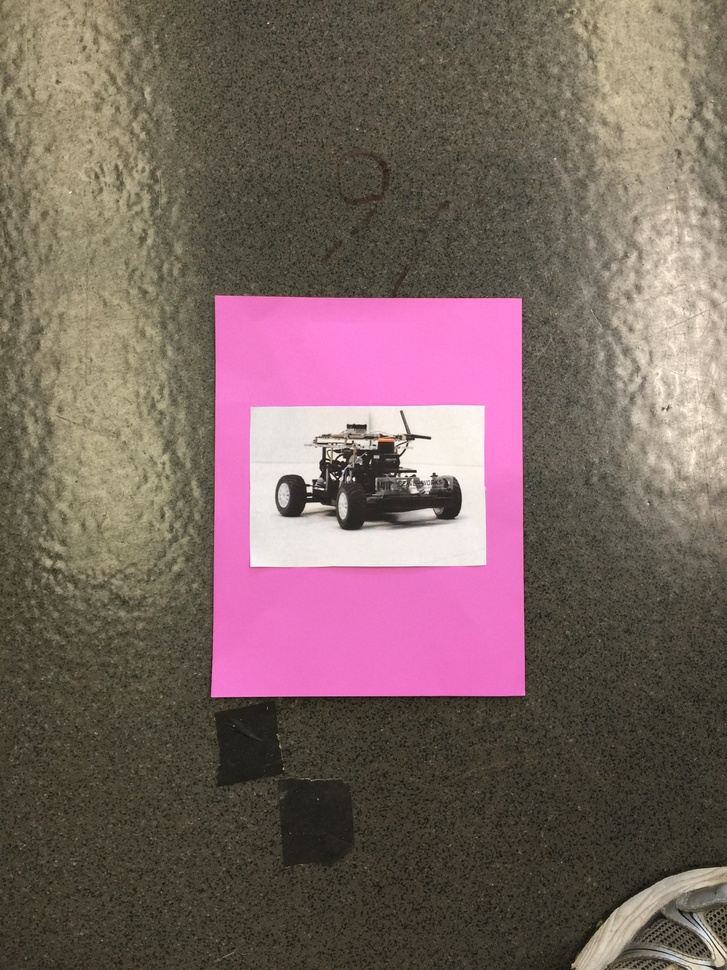
#> input picture scripts/IMG_1704.JPG, 727 x 970 px, shrunk from 2448 x 3264 before the run
$ python pinkDetect.py   (Python 2 division)   (older library calls are emulated)
#> lines starting #> are read from the running program, lines starting #| are printed output that depends on the picture; after the words box and inside, x2 and y2 are one past the last pixel; in counts of white or black regions, pixels touching at a corner belong together
# Standard imports
import cv2
import numpy as np;
import imutils

# calculates histogram values
hrange = [0,180]
srange = [0,256]
ranges = hrange + srange

imgDict = {
        "ari.png":"ari",
        "professor karaman.png":"sertac",
        "cat.png":"cat",
        "racecar.png":"racecar"
        }

# Read image
im = cv2.imread("IMG_1704.JPG")
#> im is the input picture: shape (970, 727, 3); mean B, G, R 97.1, 101.1, 121.4
cv2.namedWindow("hey", cv2.WINDOW_NORMAL)


hsv = cv2.cvtColor(im, cv2.COLOR_BGR2HSV)
#> hsv: shape (970, 727, 3); mean H, S, V 39, 67.5, 121.4

r1 = np.array([155, 0, 0])

r2 = np.array([175, 255, 255])

mask = cv2.inRange(hsv, r1, r2)
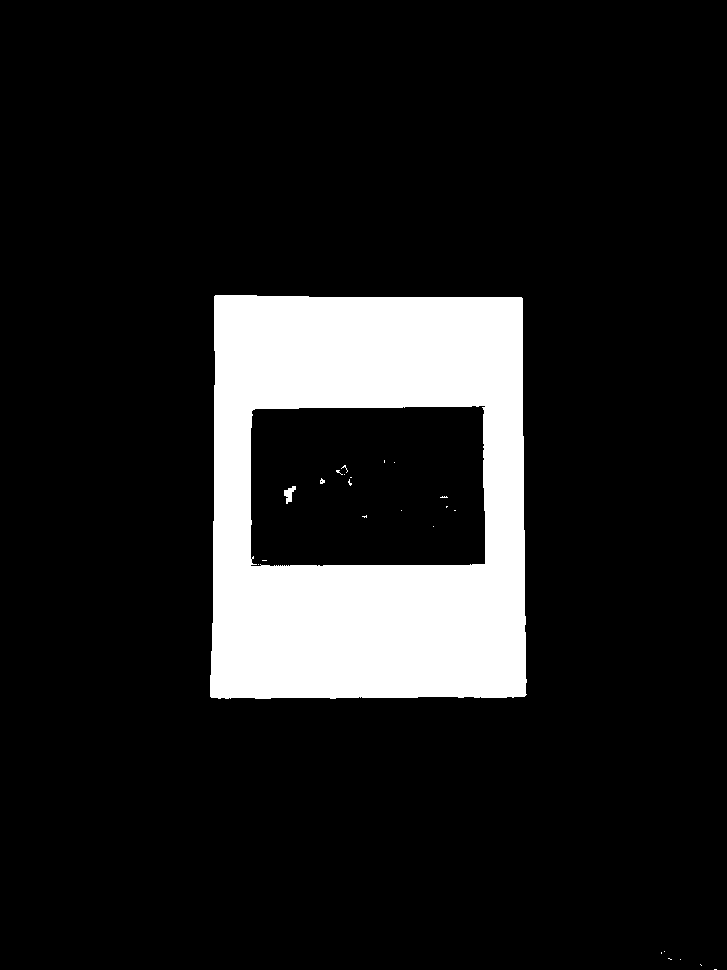
#> mask: shape (970, 727); 12.5% white; 24 white regions (21 under 20 px)
mask = cv2.GaussianBlur(mask, (21,21), 0)
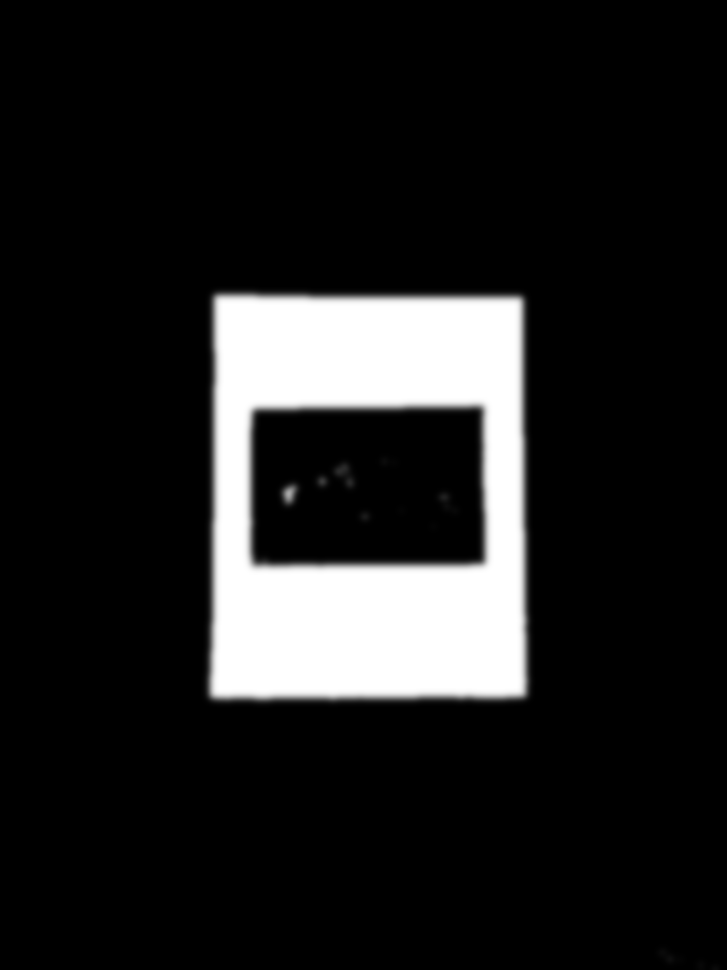
#> mask: shape (970, 727); min 0, max 255, mean 32
mask = cv2.erode(mask, (3, 3), iterations=5)


contours = cv2.findContours(mask, cv2.RETR_EXTERNAL, cv2.CHAIN_APPROX_SIMPLE)[0]
#> contours = 3 contours; box (x1, y1, x2, y2) and area: (201, 291, 536, 708) 135533, (654, 949, 686, 968) 330, (693, 962, 723, 970) 117

result = contours[0]
#> result = contour of 22 points, box (x1, y1, x2, y2) (693, 962, 723, 970), area 117
for x in contours:
	if cv2.contourArea(x)>cv2.contourArea(result):
		result = x
#> this loop made 3 passes
#> after the loop, result = contour of 72 points, box (x1, y1, x2, y2) (201, 291, 536, 708), area 135533

padding = 30
x,y,w,h = cv2.boundingRect(result)
#> x = 201; y = 291; w = 335; h = 417
sliced = hsv[y + padding:y+h - padding, x + padding:x+w - padding, :]
#> sliced: shape (357, 275, 3); mean H, S, V 106.2, 86.1, 223.9


mask2 = cv2.inRange(sliced, r1, r2)
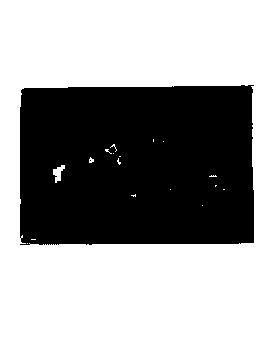
#> mask2: shape (357, 275); 63% white; 2 black regions (1 under 20 px), largest, box (x1, y1, x2, y2) and area: (20, 85, 254, 245) 36355
mask2 = cv2.bitwise_not(mask2)
#> mask2: shape (357, 275); 37% white; 2 white regions (1 under 20 px)
mask2 = cv2.GaussianBlur(mask2, (21,21), 0)
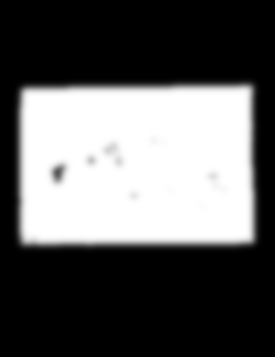
#> mask2: shape (357, 275); min 0, max 255, mean 94.4
mask2 = cv2.erode(mask2, (3, 3), iterations=5)
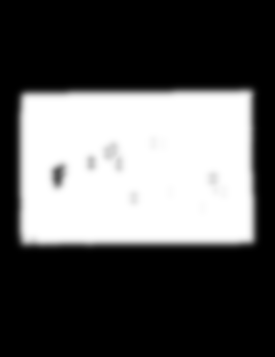
#> mask2: shape (357, 275); min 0, max 255, mean 91.2


contours2 = cv2.findContours(mask2, cv2.RETR_EXTERNAL, cv2.CHAIN_APPROX_SIMPLE)[0]
#> contours2 = 1 contour; box (x1, y1, x2, y2) and area: (11, 81, 263, 254) 42199

largest = contours2[0]
#> largest = contour of 59 points, box (x1, y1, x2, y2) (11, 81, 263, 254), area 42199
second_largest = contours2[0]
#> second_largest has the same summary as largest
for x in contours2:
	if cv2.contourArea(x)>cv2.contourArea(largest):
		second_largest = largest
		largest = x
	elif cv2.contourArea(x) > cv2.contourArea(second_largest):
		second_largest = x
#> this loop made 1 pass

x1,y1,w1,h1 = cv2.boundingRect(second_largest)
#> x1 = 11; y1 = 81; w1 = 252; h1 = 173
sliced = sliced[y1:y1+h1, x1:x1+w1, :]
#> sliced: shape (173, 252, 3); mean H, S, V 39, 35.3, 197.7

valList = []


# Initiate SIFT detector
orb = cv2.ORB()

des1 = orb.detectAndCompute(sliced,None)[1]

for keys in imgDict:
	readIn = cv2.imread(keys)
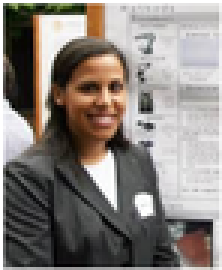
#> input picture scripts/ari.png, 74 x 90 px, shrunk from 248 x 302 before the run (shown 3 times larger)
#> readIn is the input picture: shape (90, 74, 3); mean B, G, R 125, 130.1, 136.9

        convert = cv2.cvtColor(readIn, cv2.COLOR_HSV2BGR)
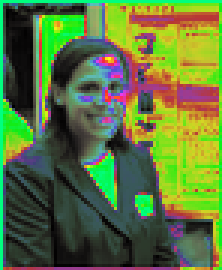
#> convert: shape (90, 74, 3) (shown 3 times larger); mean B, G, R 59.8, 117.7, 92.9
	des2 = orb.detectAndCompute(convert,None)[1]

	# create BFMatcher object
	bf = cv2.BFMatcher(cv2.NORM_HAMMING, crossCheck=True)

	# Match descriptors.
	matches = bf.match(des1,des2)
#> matches = 11 matches


        valList.append((len(matches),imgDict[keys]))
#> pass 2 of the loop `for keys in imgDict:`:
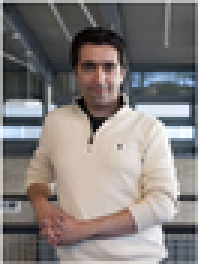
#> input picture scripts/professor karaman.png, 67 x 89 px, shrunk from 226 x 300 before the run (shown 3 times larger)
#> readIn is the input picture: shape (89, 67, 3); mean B, G, R 127.2, 129.1, 134.8
#> `convert = cv2.cvtColor(readIn, cv2.COLOR_HSV2BGR)`:
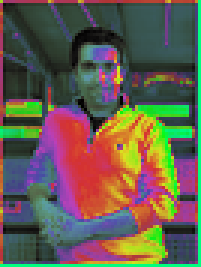
#> convert: shape (89, 67, 3) (shown 3 times larger); mean B, G, R 79.3, 93.4, 100.7
#> matches = 3 matches
#> pass 3 of the loop `for keys in imgDict:`:
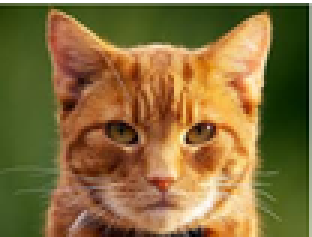
#> input picture scripts/cat.png, 104 x 79 px, shrunk from 350 x 266 before the run (shown 3 times larger)
#> readIn is the input picture: shape (79, 104, 3); mean B, G, R 58.9, 109, 132.9
#> `convert = cv2.cvtColor(readIn, cv2.COLOR_HSV2BGR)`:
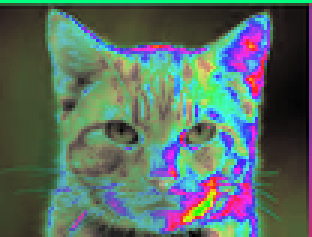
#> convert: shape (79, 104, 3) (shown 3 times larger); mean B, G, R 100.4, 107.8, 87.6
#> matches = 21 matches
#> the loop made 4 passes; the first 3 are shown
result = valList[0]
for i in range(0,len(valList)):
	if valList[i][0]>result[0]:
        	result = valList[i]

print(result[1])


cv2.imshow("hey", sliced)

#hsvTest = cv2.calcHist(sliced,[0,1],None,[180,256],ranges)
'''
description = self.checkMatch(hsvTest,self.imgDict)
self.saveImg(img,description)
self.img_pub.publish(description)

'''

'''
mask = cv2.GaussianBlur(mask, (21,21), 0)
mask = cv2.erode(mask, (3, 3), iterations=5)
contours, h = cv2.findContours(mask, cv2.RETR_TREE, cv2.CHAIN_APPROX_SIMPLE)

cv2.drawContours(im, contours, -1, (0, 255, 0))

for j in range(0, len(contours)):
    # [4 lines of commented-out code are left out]

    M = cv2.moments(contours[j])
    cX = int(M["m10"] / M["m00"])
    cY = int(M["m01"] / M["m00"])

    # draw the contour and center of the shape on the image
    cv2.drawContours(im, [contours[j]], -1, (0, 255, 0), 2)
    cv2.circle(im, (cX, cY), 4, (255, 255, 255), -1)
    cv2.putText(im, "center", (cX - 20, cY - 20),
    cv2.FONT_HERSHEY_SIMPLEX, 0.5, (255, 255, 255), 2)

# Show blobs
cv2.imshow("o shit wadap", im)

'''
cv2.waitKey(0)
